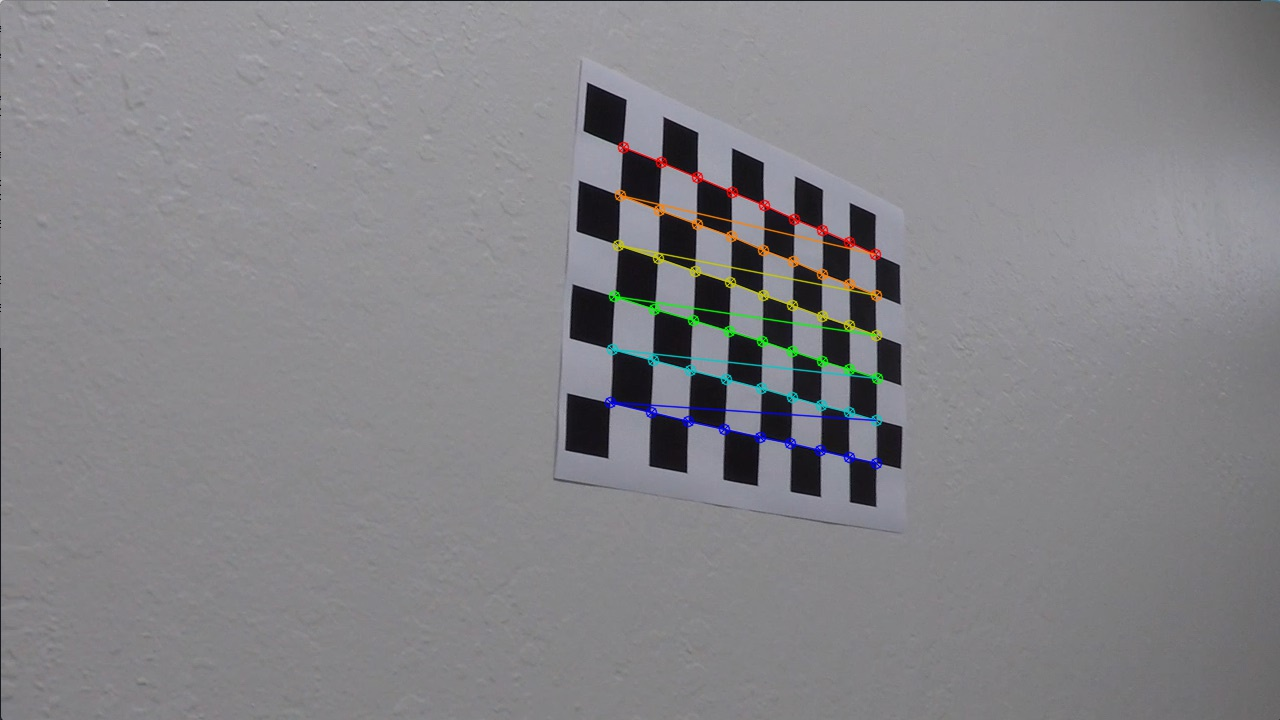
#> input picture output_images/with_corners.jpg, 1280 x 720 px
$ python -i utils.py   (imports and definitions only)   (older library calls are emulated)
#> lines starting #> are read from the running program, lines starting #| are printed output that depends on the picture
#> further down, picture is the input picture: shape (720, 1280, 3); mean B, G, R 135.6, 132, 132.8
import cv2
import numpy as np
from calibrate_camera import *

def abs_sobel_thresh(img, orient='x', sobel_kernel=3, thresh=(0, 255)):
#> called with orient = 'x', sobel_kernel = 3, thresh = (0, 255)
    gray = cv2.cvtColor(img, cv2.COLOR_BGR2GRAY)
    # Calculate directional gradient
    if orient == 'x':
        sobel = cv2.Sobel(gray, cv2.CV_64F, 1, 0, ksize=sobel_kernel)
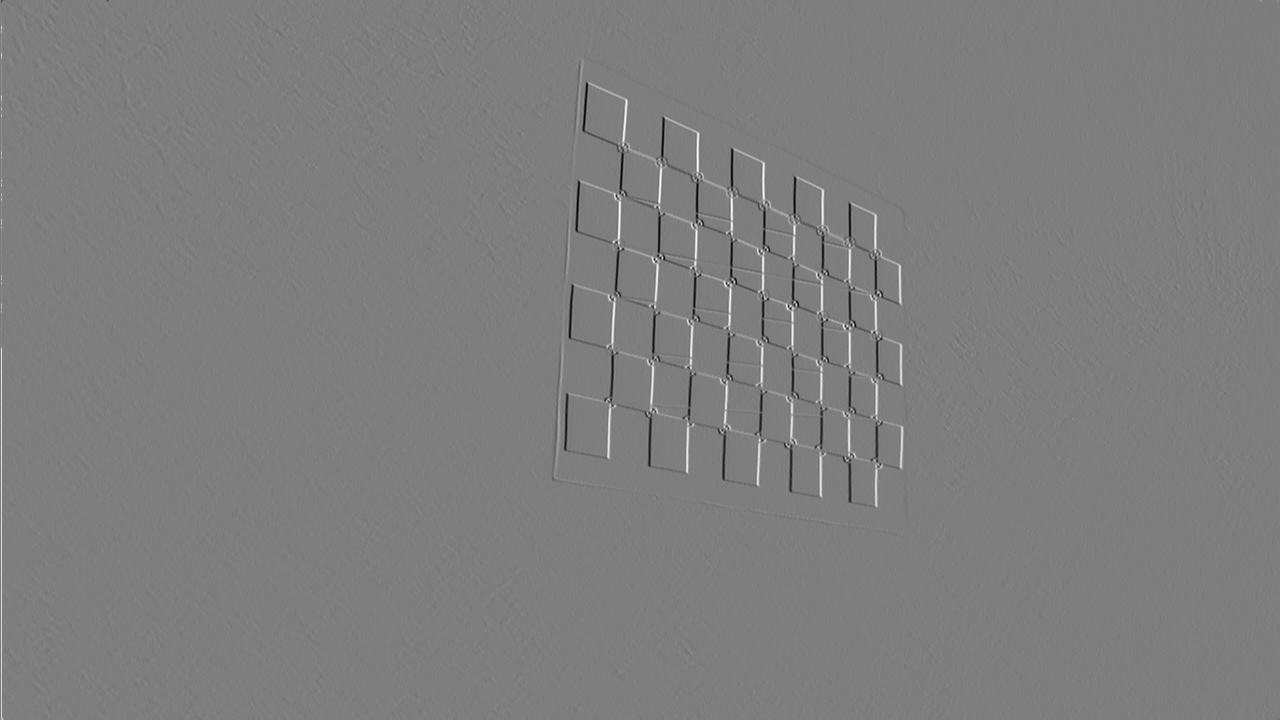
#> sobel: shape (720, 1280) float64; min -582, max 593, mean 0.1; drawn with min black and max white
    elif orient == 'y':
        sobel = cv2.Sobel(gray, cv2.CV_64F, 0, 1, ksize=sobel_kernel)
    else:
        raise Error("Unsupported direction for gradient")
    # Apply threshold
    abs_sobel = np.absolute(sobel)
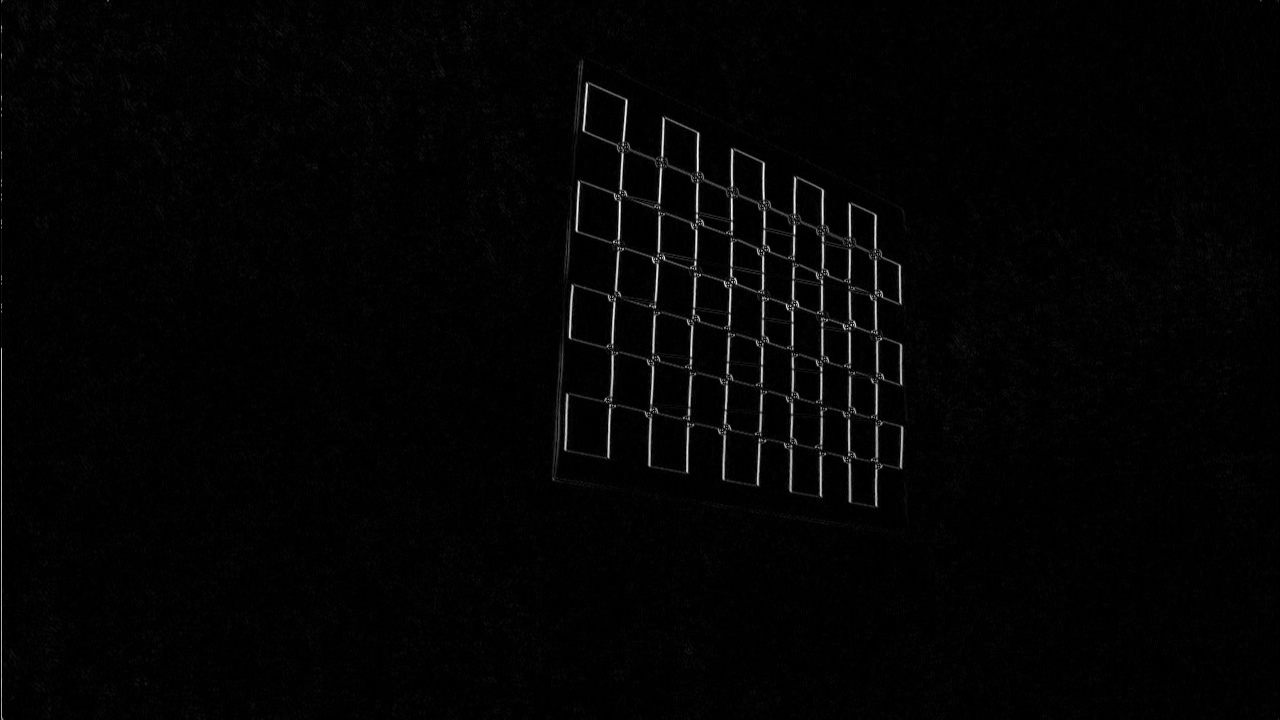
#> abs_sobel: shape (720, 1280) float64; min 0, max 593, mean 9.6; drawn with min black and max white
    abs_sobel = np.uint8(255 * abs_sobel / np.max(abs_sobel))
    grad_binary = np.zeros_like(abs_sobel)
    grad_binary[(abs_sobel >= thresh[0]) & (abs_sobel <= thresh[1])] = 1
    return grad_binary


# [44 lines left out: functions hls_thresh, window_mask, warp_image, not called in this run]


# [20 lines not run here, left out]

>>> import cv2
>>> picture = cv2.imread('output_images/with_corners.jpg')
>>> result = abs_sobel_thresh(picture)
#> result: shape (720, 1280); every value is 1

$ run again, on output_images/test1_undistorted.jpg
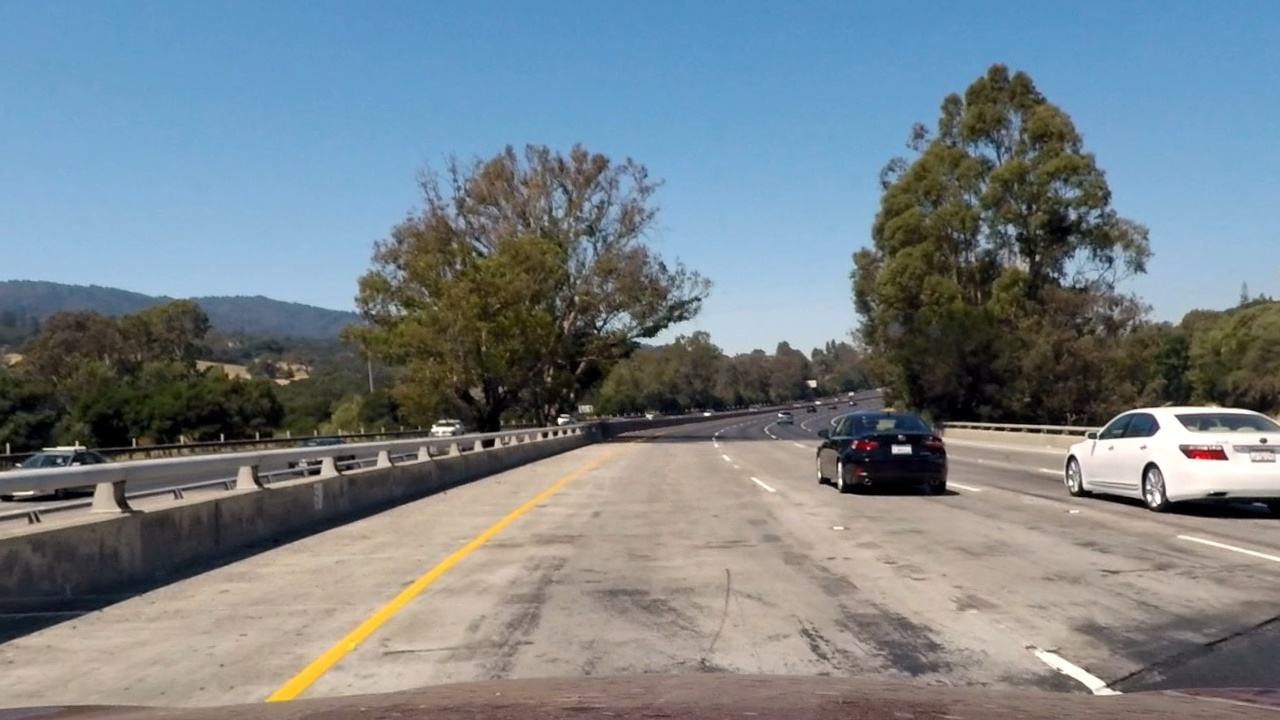
#> input picture output_images/test1_undistorted.jpg, 1280 x 720 px
#> picture is the input picture: shape (720, 1280, 3); mean B, G, R 136.2, 130, 119.3
#> in abs_sobel_thresh, `sobel = cv2.Sobel(gray, cv2.CV_64F, 1, 0, ksize=sobel_kernel)`:
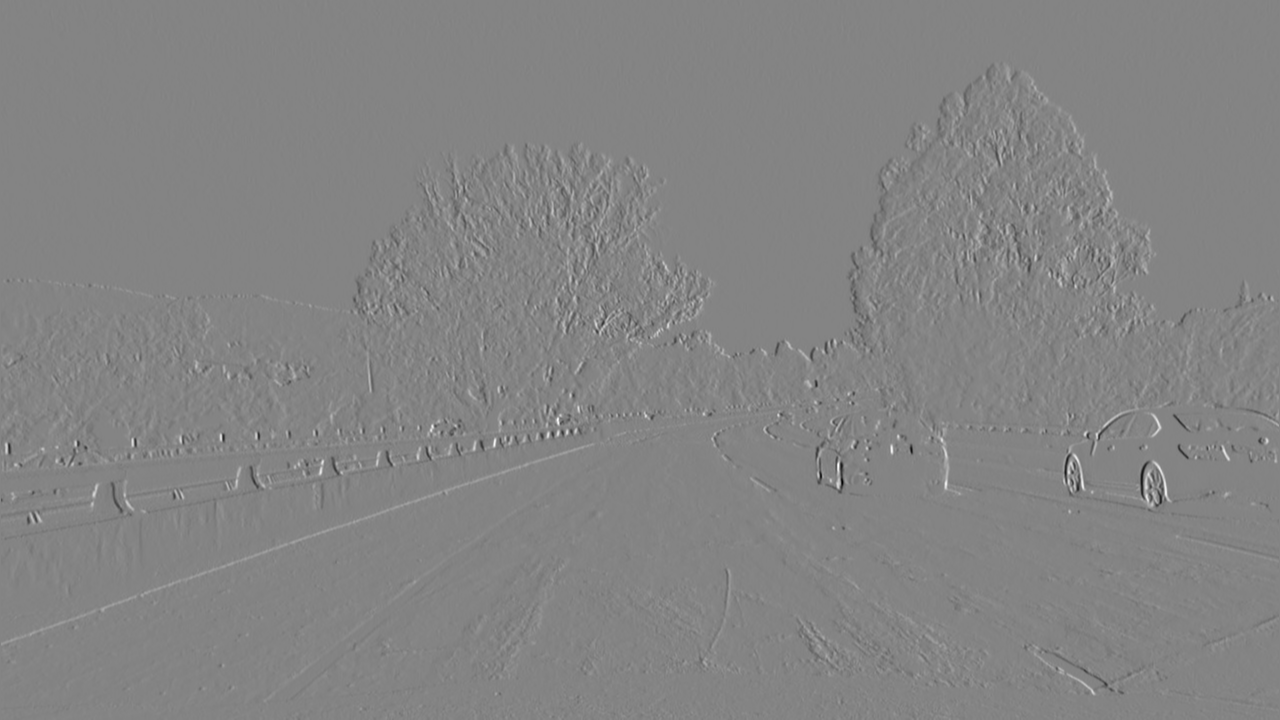
#> sobel: shape (720, 1280) float64; min -817, max 760, mean 0.1; drawn with min black and max white
#> in abs_sobel_thresh, `abs_sobel = np.absolute(sobel)`:
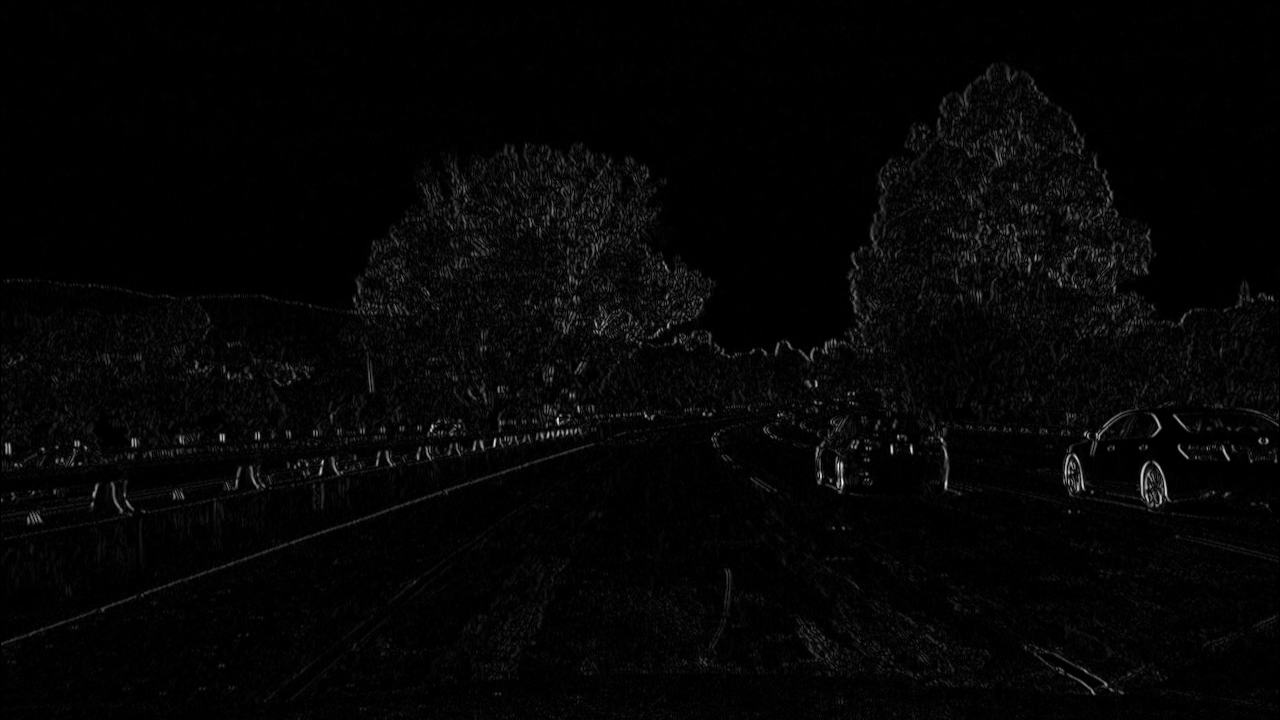
#> abs_sobel: shape (720, 1280) float64; min 0, max 817, mean 17.9; drawn with min black and max white
#> result: shape (720, 1280); every value is 1
